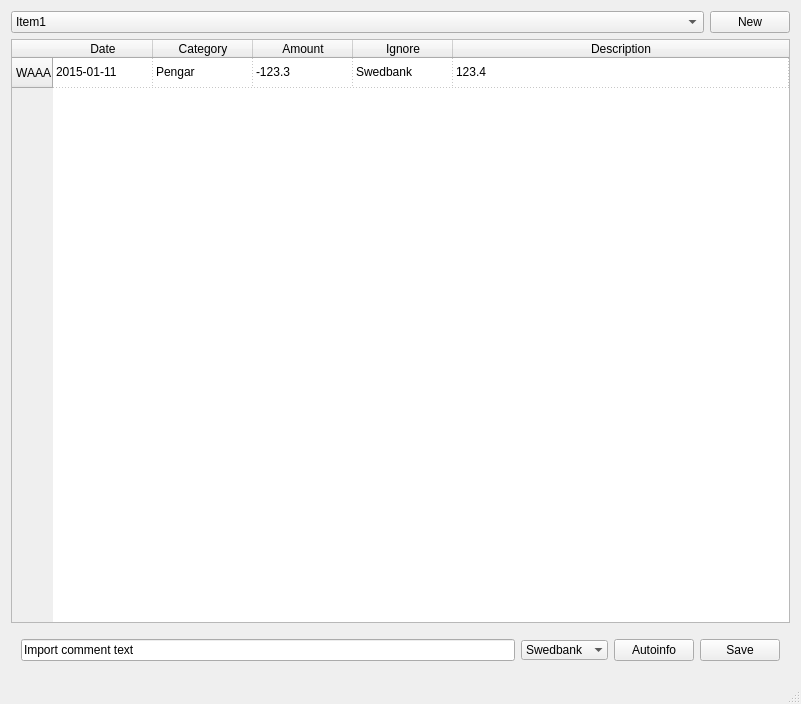
<?xml version="1.0" encoding="UTF-8"?>
<ui version="4.0">
 <class>MainWindow</class>
 <widget class="QMainWindow" name="MainWindow">
  <property name="windowModality">
   <enum>Qt::NonModal</enum>
  </property>
  <property name="geometry">
   <rect>
    <x>0</x>
    <y>0</y>
    <width>801</width>
    <height>704</height>
   </rect>
  </property>
  <property name="windowTitle">
   <string>Easy Money</string>
  </property>
  <widget class="QWidget" name="centralWidget">
   <layout class="QVBoxLayout" name="verticalLayout">
    <item>
     <layout class="QVBoxLayout" name="verticalLayoutMain">
      <item>
       <layout class="QHBoxLayout" name="horizontalLayoutTop">
        <property name="topMargin">
         <number>0</number>
        </property>
        <property name="bottomMargin">
         <number>0</number>
        </property>
        <item>
         <widget class="QComboBox" name="sel_Import">
          <property name="sizePolicy">
           <sizepolicy hsizetype="Expanding" vsizetype="Fixed">
            <horstretch>0</horstretch>
            <verstretch>0</verstretch>
           </sizepolicy>
          </property>
          <property name="sizeIncrement">
           <size>
            <width>0</width>
            <height>0</height>
           </size>
          </property>
          <property name="baseSize">
           <size>
            <width>0</width>
            <height>0</height>
           </size>
          </property>
          <item>
           <property name="text">
            <string>Item1</string>
           </property>
          </item>
         </widget>
        </item>
        <item>
         <widget class="QPushButton" name="btn_New">
          <property name="text">
           <string>New</string>
          </property>
         </widget>
        </item>
       </layout>
      </item>
      <item>
       <widget class="QTableWidget" name="tableWidget">
        <property name="enabled">
         <bool>true</bool>
        </property>
        <property name="minimumSize">
         <size>
          <width>256</width>
          <height>0</height>
         </size>
        </property>
        <property name="alternatingRowColors">
         <bool>true</bool>
        </property>
        <property name="showGrid">
         <bool>true</bool>
        </property>
        <property name="gridStyle">
         <enum>Qt::DotLine</enum>
        </property>
        <property name="cornerButtonEnabled">
         <bool>false</bool>
        </property>
        <attribute name="horizontalHeaderVisible">
         <bool>true</bool>
        </attribute>
        <attribute name="horizontalHeaderCascadingSectionResizes">
         <bool>false</bool>
        </attribute>
        <attribute name="horizontalHeaderShowSortIndicator" stdset="0">
         <bool>true</bool>
        </attribute>
        <attribute name="horizontalHeaderStretchLastSection">
         <bool>true</bool>
        </attribute>
        <attribute name="verticalHeaderCascadingSectionResizes">
         <bool>false</bool>
        </attribute>
        <attribute name="verticalHeaderShowSortIndicator" stdset="0">
         <bool>false</bool>
        </attribute>
        <attribute name="verticalHeaderStretchLastSection">
         <bool>false</bool>
        </attribute>
        <row>
         <property name="text">
          <string>WAAA</string>
         </property>
         <property name="textAlignment">
          <set>AlignRight|AlignVCenter</set>
         </property>
        </row>
        <column>
         <property name="text">
          <string>Date</string>
         </property>
        </column>
        <column>
         <property name="text">
          <string>Category</string>
         </property>
        </column>
        <column>
         <property name="text">
          <string>Amount</string>
         </property>
        </column>
        <column>
         <property name="text">
          <string>Ignore</string>
         </property>
        </column>
        <column>
         <property name="text">
          <string>Description</string>
         </property>
        </column>
        <item row="0" column="0">
         <property name="text">
          <string>2015-01-11</string>
         </property>
         <property name="flags">
          <set>ItemIsSelectable|ItemIsDragEnabled|ItemIsDropEnabled|ItemIsUserCheckable|ItemIsEnabled</set>
         </property>
        </item>
        <item row="0" column="1">
         <property name="text">
          <string>Pengar</string>
         </property>
        </item>
        <item row="0" column="2">
         <property name="text">
          <string>-123.3</string>
         </property>
        </item>
        <item row="0" column="3">
         <property name="text">
          <string>Swedbank</string>
         </property>
        </item>
        <item row="0" column="4">
         <property name="text">
          <string>123.4</string>
         </property>
        </item>
       </widget>
      </item>
      <item>
       <layout class="QVBoxLayout" name="verticalLayout_2"/>
      </item>
      <item>
       <layout class="QHBoxLayout" name="horizontalLayout">
        <property name="leftMargin">
         <number>10</number>
        </property>
        <property name="topMargin">
         <number>10</number>
        </property>
        <property name="rightMargin">
         <number>10</number>
        </property>
        <property name="bottomMargin">
         <number>10</number>
        </property>
        <item>
         <widget class="QLineEdit" name="txt_Comment">
          <property name="text">
           <string>Import comment text</string>
          </property>
         </widget>
        </item>
        <item>
         <widget class="QComboBox" name="sel_Accounts">
          <property name="currentIndex">
           <number>0</number>
          </property>
          <property name="frame">
           <bool>false</bool>
          </property>
          <item>
           <property name="text">
            <string comment="Bank1">Swedbank</string>
           </property>
          </item>
         </widget>
        </item>
        <item>
         <widget class="QPushButton" name="btn_AutoInfo">
          <property name="text">
           <string>Autoinfo</string>
          </property>
         </widget>
        </item>
        <item>
         <widget class="QPushButton" name="btn_Save">
          <property name="enabled">
           <bool>true</bool>
          </property>
          <property name="text">
           <string>Save</string>
          </property>
          <property name="flat">
           <bool>false</bool>
          </property>
         </widget>
        </item>
       </layout>
      </item>
     </layout>
    </item>
   </layout>
  </widget>
  <widget class="QStatusBar" name="statusBar">
   <property name="toolTip">
    <string/>
   </property>
   <property name="statusTip">
    <string/>
   </property>
   <property name="accessibleDescription">
    <string/>
   </property>
  </widget>
 </widget>
 <layoutdefault spacing="6" margin="11"/>
 <resources/>
 <connections/>
</ui>
